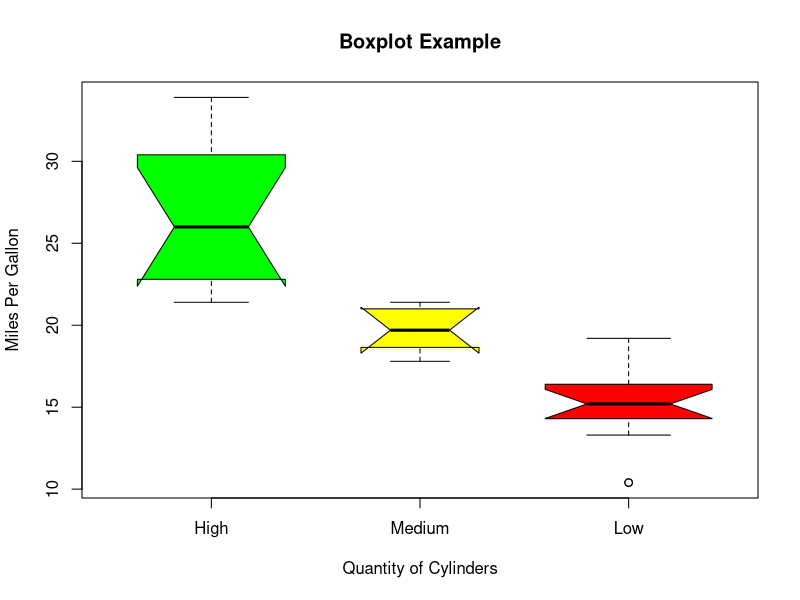

Write the R code that produced this figure.
library(RColorBrewer)

# Boxplot Example
png(file = "D:/data handling/exp10.png")

boxplot(mpg ~ cyl, 
        data = mtcars,
        xlab = "Quantity of Cylinders",
        ylab = "Miles Per Gallon",
        main = "Boxplot Example",
        notch = TRUE,
        varwidth = TRUE,
        col = c("green", "yellow", "red"),
        names = c("High", "Medium", "Low"),
        notch.frac = 0.5)  # Adjust notch width as needed

dev.off()
